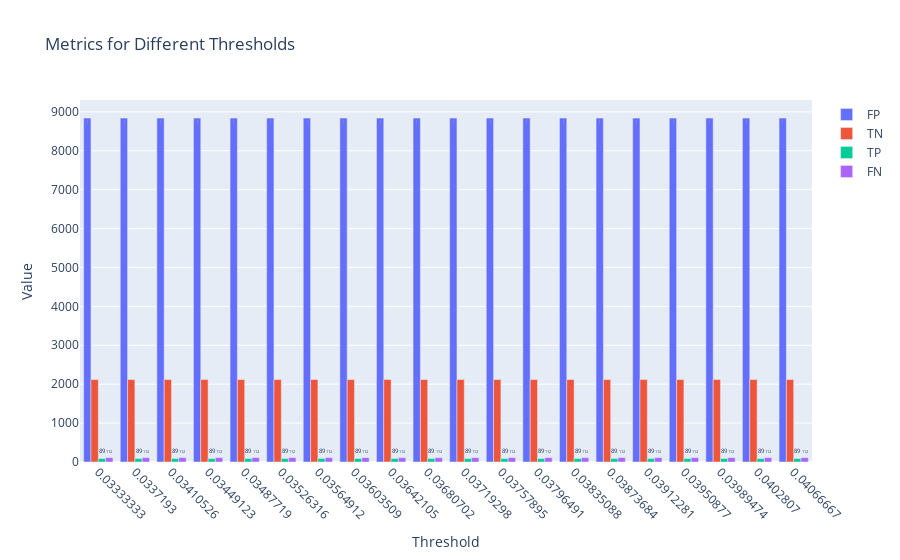

The code cell stored with this chart in its notebook:
### Code cell
# Sample usage
thresholds = np.linspace(0.07, 0.004, 10)
csv_dir = "./etc"
lr = 0.001
plot_metrics_vs_thresholds(decoder_real, scaled_preds, idx_df, thresholds, csv_dir, lr)
